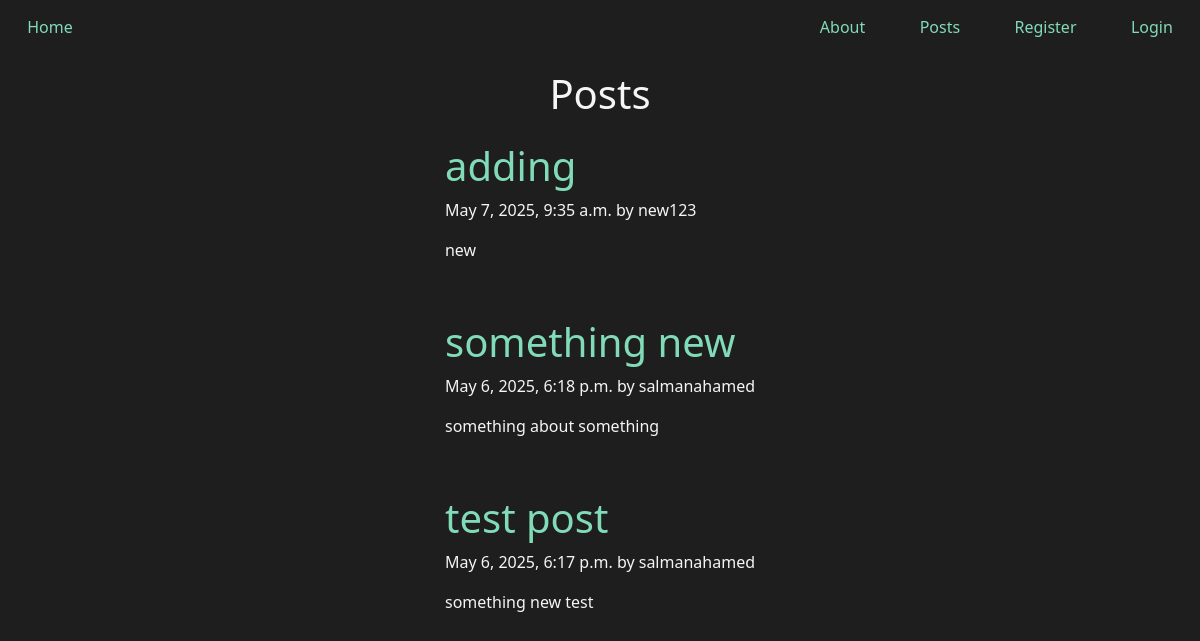
The app's page /posts/, older data.
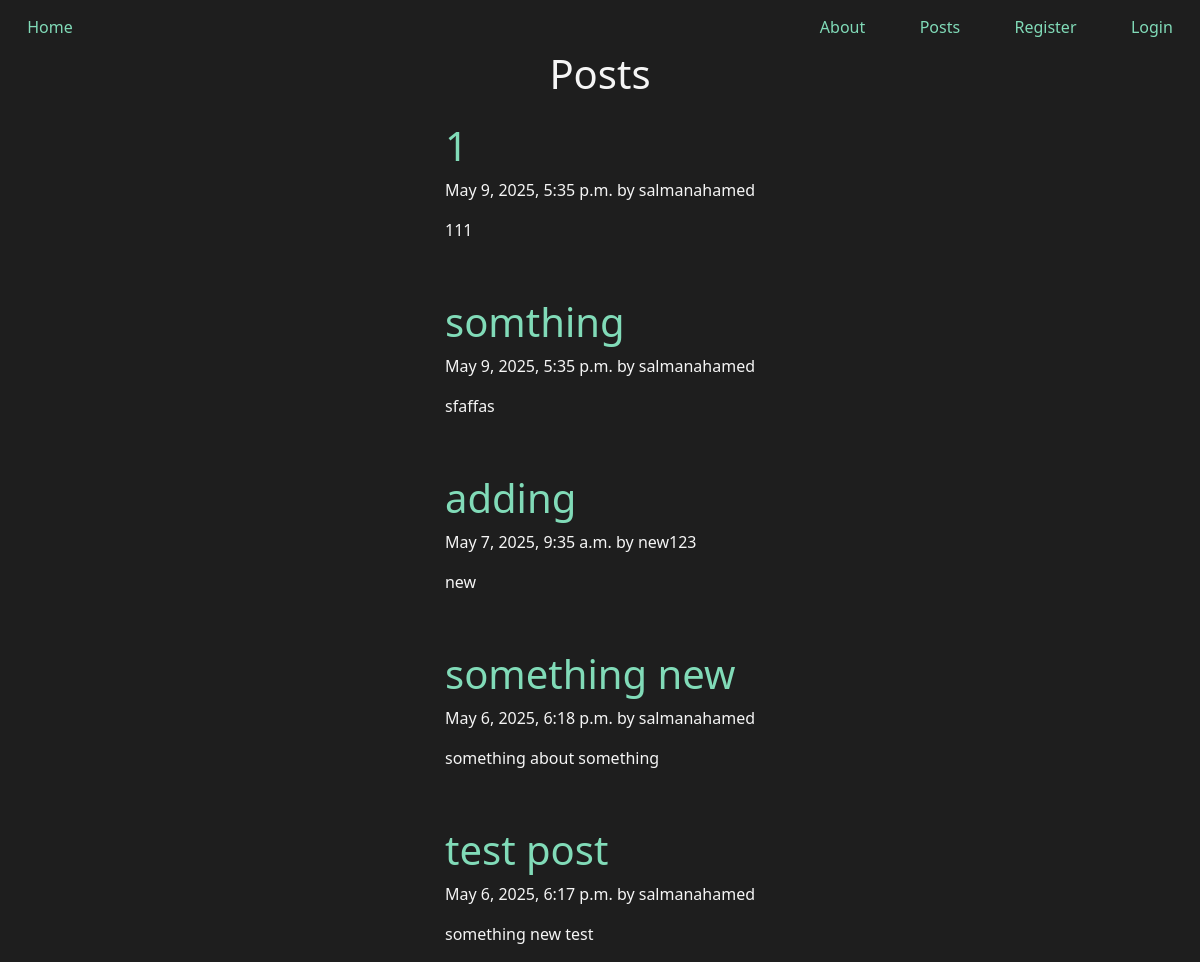
The same page, newer data.
### posts/models.py (models this page shows, shortened)
class Post(models.Model):
    title = models.CharField(max_length=75)
    body = models.TextField()
    slug = models.SlugField()
    date = models.DateTimeField(auto_now_add=True)
    banner = models.ImageField(default='fallback.png', blank=True)
    author = models.ForeignKey(User, on_delete=models.CASCADE, default=None)

### posts/views.py (the view)
# urls.py: path('',views.posts_list,name='list'),
def posts_list(request):
    posts = Post.objects.all().order_by('-date')
    return render(request, 'posts/posts_list.html', {'posts': posts})

### posts/templates/posts/posts_list.html (shortened to what this page needs)
{% extends 'layout.html' %}
{% block content %}
<section class="d-flex flex-column justify-content-start align-items-center" style="height: 80vh;">
    <h1>Posts</h1>
    {% for post in posts %}
    <article class="post mb-4" style="max-width: 800px; width: 100%;">
        <h2>
            <a href="{% url 'posts:page'  slug=post.slug %}">
            {{ post.title }}
            </a>
        </h2>
        <p>{{ post.date }} by {{ post.author }}</p>
        <p>{{ post.body }}</p>
    </article>
    {% endfor %}
</section>
{% endblock %}

### templates/layout.html (shortened to what this page needs)
<!DOCTYPE html>
{% load static %}
<html lang="en">
<head>
    <link href="https://cdn.jsdelivr.net/npm/bootstrap@5.3.6/dist/css/bootstrap.min.css" rel="stylesheet">
    <link rel="stylesheet" href="{% static 'css/style.css' %}?v=rage-mode">
</head>
<body>
    <nav class="navbar sticky-top">
    <a href="/">Home</a>
    <div class="navbar-right ">
        <a href="/about">About</a>
        <a href="{% url 'posts:list' %}">Posts</a>
        {% if user.is_authenticated %}
            <a href="{% url 'posts:new' %}">New Post</a>
            <form class="logout" action="{% url 'users:logout' %}" method="post" style="display:inline;">
                {% csrf_token %}
                <button class="nav-btn" aria-label="User Logout" title="User Logout">Logout</button>
            </form>
        {% else %}
            <a href="{% url 'users:register' %}">Register</a>
            <a href="{% url 'users:login' %}">Login</a>
        {% endif %}
    </div>
</nav>
    <main class="d-flex flex-column justify-content-center align-items-center" style="height: 79vh;">
        {% block content %}
        {% endblock %}
    </main>
</body>
</html>

### static/css/style.css (style rules this page uses)
* { margin: 0; padding: 0; box-sizing: border-box; }
body { min-height: 100vh; background-color: #1E1E1E; color: whitesmoke; font-size: 3rem; }
nav { padding: 1rem 5rem; display: flex; justify-content: space-between; align-items: center; background-color: transparent; font-size: 1rem; }
nav a, nav button { box-sizing: border-box; display: inline-flex; align-items: center; justify-content: center; padding: 0.6rem 1.2rem; margin: 0 0.5rem; color: #81dbb8; font-weight: 500; font-size: 1rem; line-height: 1.2; text-decoration: none; background: transparent; border: none; border-radius: 6px; text-transform: capitalize; transition: all 0.2s ease; cursor: pointer; }
.navbar-right { display: flex; align-items: center; }
main { padding: 1rem; }
section { display: flex; flex-flow: column; gap: 1rem; }
h1, h2 { font-size: 2.5rem; }
p { font-size: 1rem; }
a { text-decoration: none; color: #81dbb8; }

Row changes from the older to the newer data that the page shows:
added Post: title "1", date "May 9, 2025, 5:35 p.m.", author "salmanahamed", body "111"
added Post: title "somthing", date "May 9, 2025, 5:35 p.m.", author "salmanahamed", body "sfaffas"
